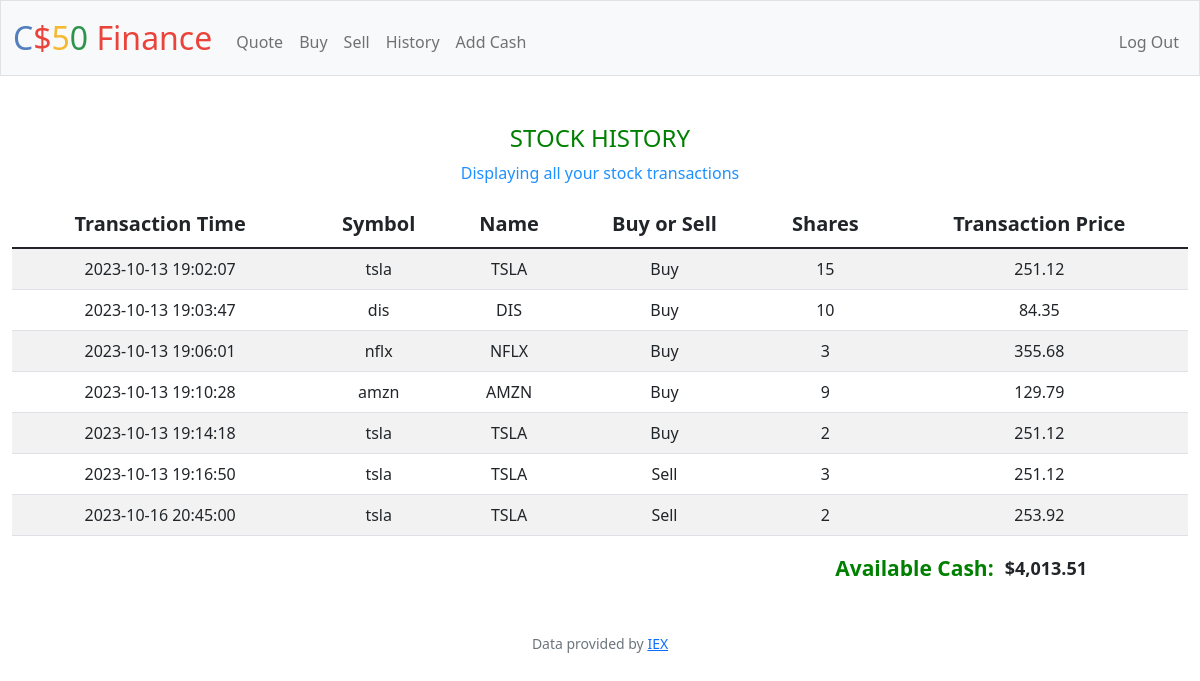
Screenshot of /history (signed in) with the database file from the repository.
### tables this page shows
CREATE TABLE stock_transaction(id INTEGER PRIMARY KEY AUTOINCREMENT NOT NULL, user_id INTEGER NOT NULL, transaction_date TEXT NOT NULL, symbol TEXT NOT NULL, name TEXT, numbers_of_share INTEGER, transaction_price NUMERIC NOT NULL, is_buy BOOLEAN, FOREIGN KEY(user_id)REFERENCES users(id));

### app.py (the view)
@app.route("/history")
@login_required
def history():
    userRow = db.execute(
        "SELECT username, cash FROM users WHERE id = ?", session["user_id"]
    )
    availableCash = userRow[0]["cash"]
    cashBalance = round(availableCash, 2)
    grandTotal = cashBalance
    displayCash = usd(cashBalance)
    historyRows = db.execute(
        "SELECT transaction_date, symbol, name, is_buy, numbers_of_share, transaction_price FROM stock_transaction WHERE user_id = ? ORDER BY transaction_date",
        session["user_id"],
    )
    return render_template(
        "history.html", historyRows=historyRows, displayCash=displayCash
    )

### app.py (called while the page is built)
@app.after_request
def after_request(response):
    response.headers["Cache-Control"] = "no-cache, no-store, must-revalidate"
    response.headers["Expires"] = 0
    response.headers["Pragma"] = "no-cache"
    return response

### helpers.py (called while the page is built)
def login_required(f):
    @wraps(f)
    def decorated_function(*args, **kwargs):
        if session.get("user_id") is None:
            return redirect("/login")
        return f(*args, **kwargs)
    return decorated_function

def usd(value):
    return f"${value:,.2f}"

### templates/history.html (shortened to what this page needs)
{% extends "layout.html" %}
{% block main %}
        <div class="sessionIndexOne">
            <h4>STOCK HISTORY</h4>
            <p>Displaying all your stock transactions</p>
        </div>
        <div class="sessionIndexTwo">
           <table class= "table table-striped">
            <thead class="tableHeader">
                <tr>
                    <th scope="col">Transaction Time</th>
                    <th scope="col">Symbol</th>
                    <th scope="col">Name</th>
                    <th scope="col">Buy or Sell</th>
                    <th scope="col">Shares</th>
                    <th scope="col">Transaction Price</th>
                </tr>
            </thead>
            <tbody class="tableBody">
                {% for historyRow in historyRows %}
                    <tr>
                        <td scope="row">{{historyRow.transaction_date}}</td>
                        <td scope="row">{{historyRow.symbol}}</td>
                        <td scope="row">{{historyRow.name}}</td>
                        {% if historyRow.is_buy == 1 %}
                            <td> Buy </td>
                        {% else %}
                            <td> Sell </td>
                        {% endif %}
                        <td scope="row">{{historyRow.numbers_of_share}}</td>
                        <td scope="row">{{historyRow.transaction_price}}</td>
                    </tr>
                {% endfor %}
            </tbody>
           </table>
        </div>
        <div class="sessionIndexThree">
            <table class="summary">
                <tbody>
                    <tr>
                        <td class="cashLabel"><strong>Available Cash:</strong></td>
                        <td class="cashValue"><strong>{{displayCash}}</strong></td>
                    </tr>
                </tbody>
            </table>
        </div>
{% endblock %}

### templates/layout.html (shortened to what this page needs)
<!DOCTYPE html>
<html lang="en">
    <head>
        <link href="https://cdn.jsdelivr.net/npm/bootstrap@5.1.3/dist/css/bootstrap.min.css" rel="stylesheet">
        <link href="/static/styles.css" rel="stylesheet">
    </head>
    <body>
        <nav class="bg-light border navbar navbar-expand-md navbar-light">
            <div class="container-fluid">
                <a class="navbar-brand" href="/"><span class="blue">C</span><span class="red">$</span><span class="yellow">5</span><span class="green">0</span> <span class="red">Finance</span></a>
                <div class="collapse navbar-collapse" id="navbar">
                    {% if session["user_id"] %}
                        <ul class="navbar-nav me-auto mt-2">
                            <li class="nav-item"><a class="nav-link" href="/quote">Quote</a></li>
                            <li class="nav-item"><a class="nav-link" href="/buy">Buy</a></li>
                            <li class="nav-item"><a class="nav-link" href="/sell">Sell</a></li>
                            <li class="nav-item"><a class="nav-link" href="/history">History</a></li>
                            <li class="nav-item"><a class="nav-link" href="/addCash">Add Cash</a></li>
                        </ul>
                        <ul class="navbar-nav ms-auto mt-2">
                            <li class="nav-item"><a class="nav-link" href="/logout">Log Out</a></li>
                        </ul>
                    {% else %}
                        <ul class="navbar-nav ms-auto mt-2">
                            <li class="nav-item"><a class="nav-link" href="/register">Register</a></li>
                            <li class="nav-item"><a class="nav-link" href="/login">Log In</a></li>
                        </ul>
                    {% endif %}
                </div>
            </div>
        </nav>
        <main class="container-fluid py-5 text-center">
            {% block main %}{% endblock %}
        </main>
        <footer class="mb-5 small text-center text-muted">
            Data provided by <a href="https://iexcloud.io/">IEX</a>
        </footer>
    </body>
</html>

### static/styles.css (style rules this page uses)
nav .navbar-brand { font-size: xx-large; }
nav .navbar-brand .blue { color: #537fbe; }
nav .navbar-brand .red { color: #ea433b; }
nav .navbar-brand .yellow { color: #f5b82e; }
nav .navbar-brand .green { color: #2e944b; }
.sessionIndexOne h4 { color: #008000; }
.sessionIndexOne p { color: #1E90FF; }
.sessionIndexTwo .tableHeader th { font-size: 20px; }
.sessionIndexThree .summary .cashLabel { display: table-cell; font-size: 21px; color: #008000; }
.sessionIndexThree .summary .cashValue { display: table-cell; font-size: 18px; margin-left: 20px; }
.summary { width: auto; margin-right: 100px; margin-left: auto; }
.sessionIndexThree .summary .cashLabel { padding-right: 10px; }

### rows the page displays
stock_transaction: transaction_date "2023-10-13 19:02:07", symbol "tsla", name "TSLA", is_buy "Buy", numbers_of_share "15", transaction_price "251.12"
stock_transaction: transaction_date "2023-10-13 19:03:47", symbol "dis", name "DIS", is_buy "Buy", numbers_of_share "10", transaction_price "84.35"
stock_transaction: transaction_date "2023-10-13 19:06:01", symbol "nflx", name "NFLX", is_buy "Buy", numbers_of_share "3", transaction_price "355.68"
stock_transaction: transaction_date "2023-10-13 19:10:28", symbol "amzn", name "AMZN", is_buy "Buy", numbers_of_share "9", transaction_price "129.79"
stock_transaction: transaction_date "2023-10-13 19:14:18", symbol "tsla", name "TSLA", is_buy "Buy", numbers_of_share "2", transaction_price "251.12"
stock_transaction: transaction_date "2023-10-13 19:16:50", symbol "tsla", name "TSLA", is_buy "Sell", numbers_of_share "3", transaction_price "251.12"
stock_transaction: transaction_date "2023-10-16 20:45:00", symbol "tsla", name "TSLA", is_buy "Sell", numbers_of_share "2", transaction_price "253.92"

### other values shown
{{ displayCash }} "$4,013.51"
